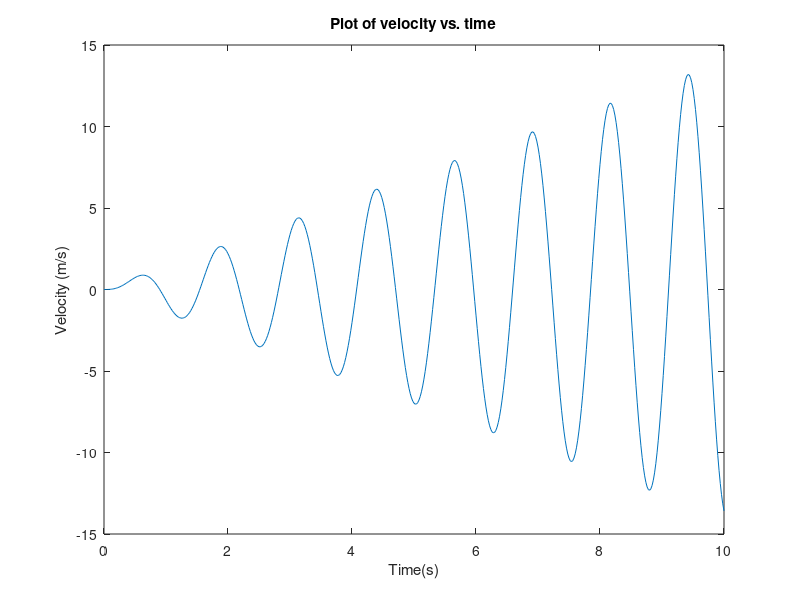

MATLAB code to generate this figure:
% Acceleration and Velocity
% Create the function handle for the acceleration
acc = @(t) 7*t.*sin(5*t);
% Use a for loop with t values ranging from 0 to 10
% with an increment of 0.02
count = 1;
for t = 0:0.02:10
    vel(count) = integral(acc,0,t);
    count = count+1;
end
t = 0:0.02:10;
%Plot the velocity vs time
plot(t,vel)
xlabel('Time(s)')
ylabel('Velocity (m/s)')
title('Plot of velocity vs. time')
